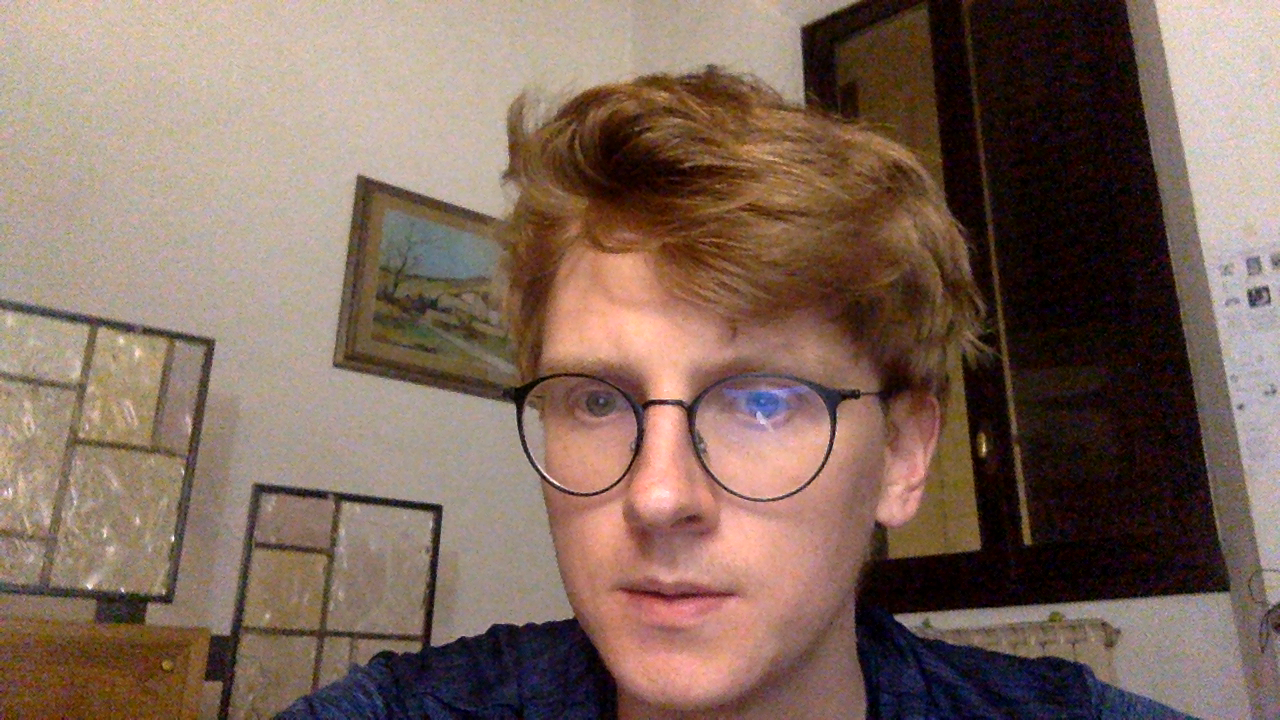
#> input picture opencv_frame_0.png, 1280 x 720 px
$ python -i FEATURE_DETECTION.py   (imports and definitions only)
#> lines starting #> are read from the running program, lines starting #| are printed output that depends on the picture; after the words box and inside, x2 and y2 are one past the last pixel; in counts of white or black regions, pixels touching at a corner belong together
#> further down, picture is the input picture: shape (720, 1280, 3); mean B, G, R 92.8, 105, 127.7
import numpy as np
import cv2 as cv
import matplotlib.pyplot as plt

def harris_corner_det(img):
    gray = cv.cvtColor(img, cv.COLOR_BGR2GRAY)
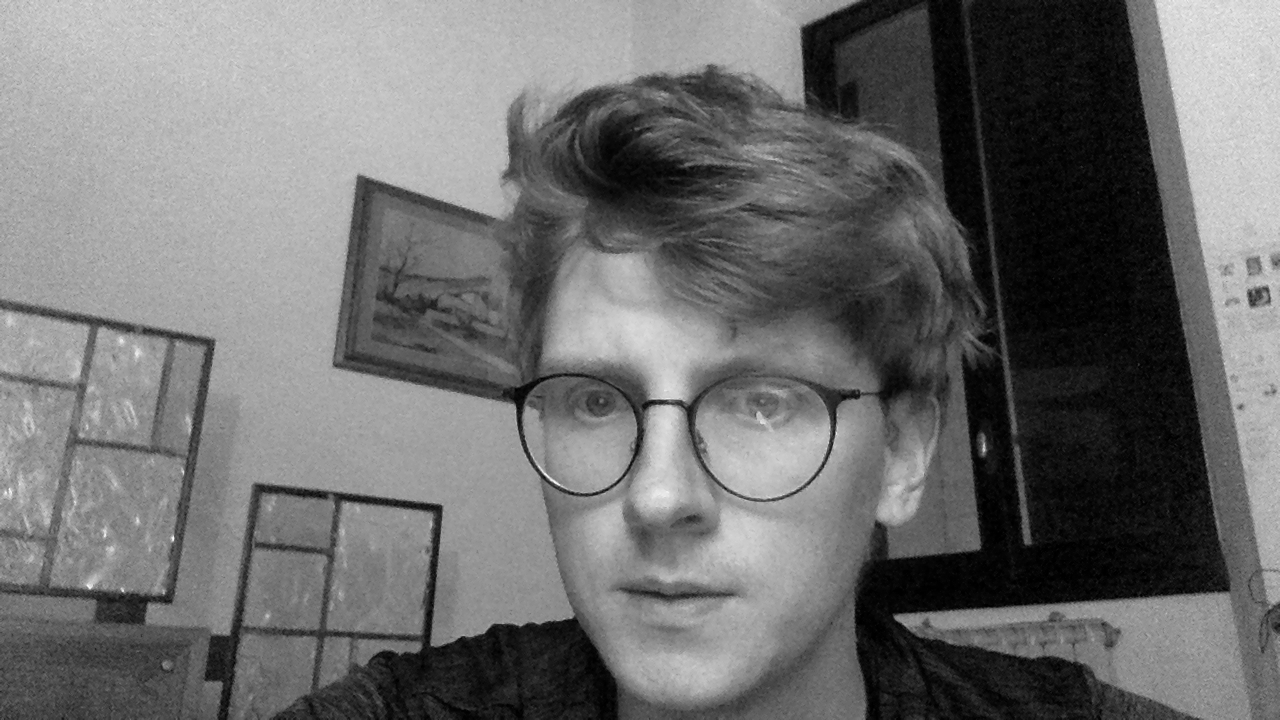
#> gray: shape (720, 1280); min 0, max 252, mean 110.4
    gray = np.float32(gray)
    dst = cv.cornerHarris(gray, 2, 3, 0.04)
    # result is dilated for marking the corners, not important
    dst = cv.dilate(dst, None)
    # Threshold for an optimal value, it may vary depending on the image.
    img[dst > 0.01 * dst.max()] = [0, 0, 255]
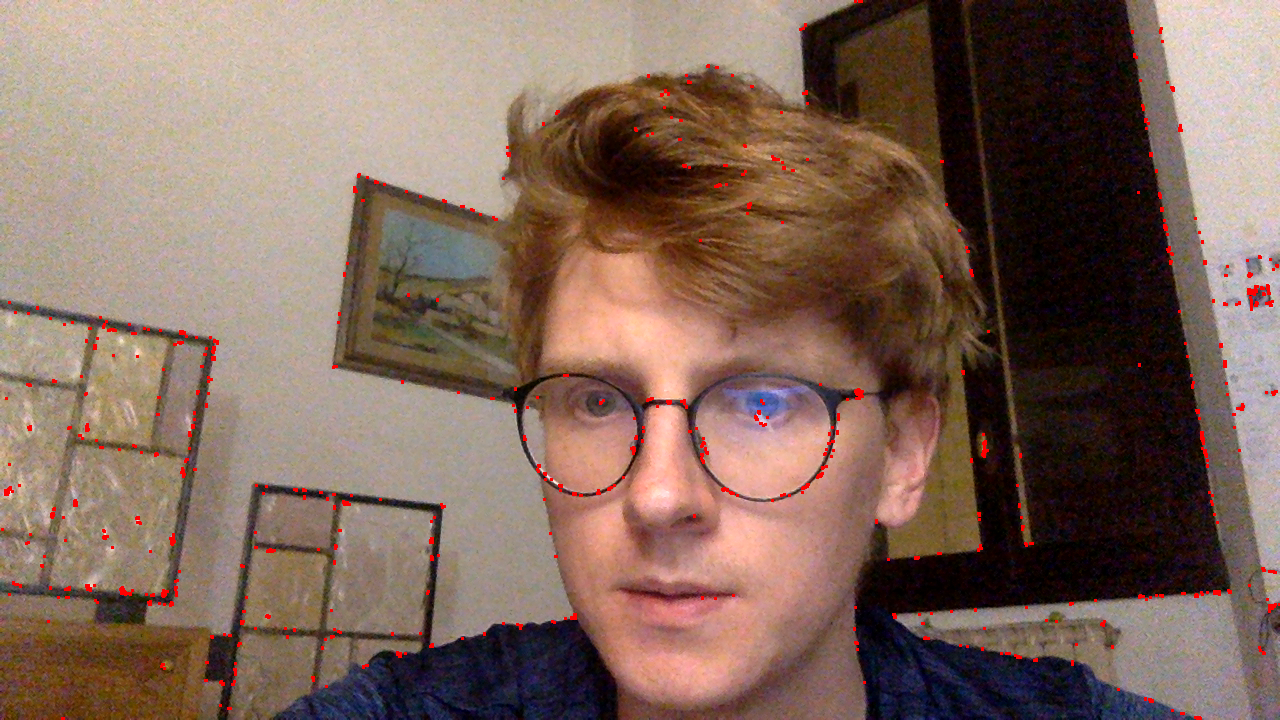
#> img: shape (720, 1280, 3); 0.84% of pixels changed, all inside (x1, y1, x2, y2) = (1, 0, 1280, 720)
    cv.imshow('dst', img)
    if cv.waitKey(0) & 0xff == 27:
#> (key Esc is pressed here)
        cv.destroyAllWindows()

def shi_tomasi_corner_detector(img):
    gray = cv.cvtColor(img, cv.COLOR_BGR2GRAY)
    corners = cv.goodFeaturesToTrack(gray, 25, 0.01, 10)
    corners = np.int0(corners)
    for i in corners:
        x, y = i.ravel()
        cv.circle(img, (x, y), 3, 255, -1)
    plt.imshow(img), plt.show()

>>> import cv2
>>> picture = cv2.imread('../opencv_frame_0.png')
>>> result = harris_corner_det(picture)
